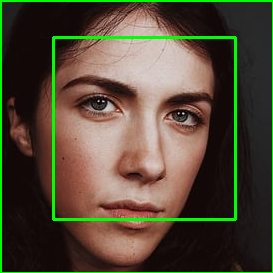
#> input picture f_01.png, 273 x 273 px, given in place of video.mp4, which was not available
$ jupyter execute --allow-errors 'Module-2-Make Pipeline Model.ipynb'   (shell and % lines are left out)
#> lines starting #> are read from the running program, lines starting #| are printed output that depends on the picture; after the words box and inside, x2 and y2 are one past the last pixel; in counts of white or black regions, pixels touching at a corner belong together; pictures that were not available may be replaced by others from this repository, and a replacement may not be noted
#> further down, frame is the input picture: shape (273, 273, 3); mean B, G, R 54.2, 73.3, 82.4
[cell 1]
import numpy as np
import pandas as pd
import matplotlib.pyplot as plt
import sklearn
import pickle
import cv2

[cell 2]
# load all the models
haar = cv2.CascadeClassifier('./data/haarcascade_frontalface_default.xml')
# pickle files
#> (the rest of this cell did not finish here and is left out)

[cell 3]
gender_pre = ['Male','Female']
font = cv2.FONT_HERSHEY_SIMPLEX

[cell 4]
# test data
test_data_path = './data/male_000281.jpg'
color = 'bgr'
# step=1: read image
img = cv2.imread(test_data_path)
def pipeline_model(img,color='rgb'):
#> called with color = 'bgr'
    if color =='bgr':
        gray = cv2.cvtColor(img,cv2.COLOR_BGR2GRAY)
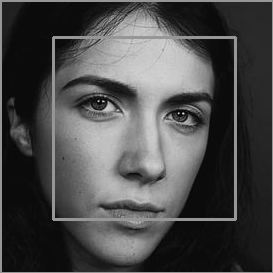
#> gray: shape (273, 273); min 1, max 222, mean 73.9
    else:
        gray = cv2.cvtColor(img,cv2.COLOR_RGB2GRAY)
    faces = haar.detectMultiScale(gray,1.5,3)
#> faces = [[54, 36, 182, 182]]
    for x,y,w,h in faces:
        cv2.rectangle(img,(x,y),(x+w,y+h),(0,255,0),2)
        roi = gray[y:y+h,x:x+w]
        roi = roi / 255.0
        if roi.shape[1] > 100:
            roi_resize = cv2.resize(roi,(100,100),cv2.INTER_AREA)
        else:
            roi_resize = cv2.resize(roi,(100,100),cv2.INTER_CUBIC)
        roi_reshape = roi_resize.reshape(1,10000)
        roi_mean = roi_reshape - mean
        eigen_image = model_pca.transform(roi_mean)
        results = model_svm.predict_proba(eigen_image)[0]
        predict = results.argmax()
        score = results[predict]
        text = "%s : %0.2f"%(gender_pre[predict],score)
        cv2.putText(img,text,(x,y),font,1,(0,255,0),2)
#> this loop made 1 pass
#> pass 1, in pipeline_model, `roi = gray[y:y+h,x:x+w]`:
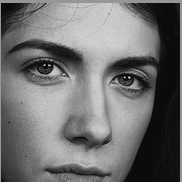
#> roi: shape (182, 182); min 1, max 222, mean 112.3
#> pass 1, in pipeline_model, `roi_resize = cv2.resize(roi,(100,100),cv2.INTER_AREA)`:
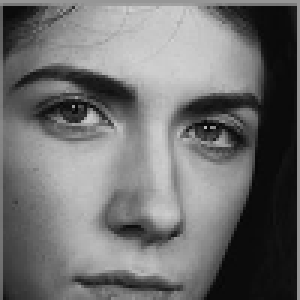
#> roi_resize: shape (100, 100) float64 (shown 3 times larger); min 0.0209, max 0.824, mean 0.44
#> after the loop:
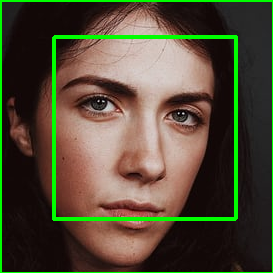
#> img: shape (273, 273, 3); 0.97% of pixels changed, all inside (x1, y1, x2, y2) = (54, 35, 238, 219)
    return img

[cell 5]
from PIL import Image

[cell 6]
test_data_path = './data/male_000281.jpg'
color = 'bgr'
# step-1: read image
#> (the rest of this cell did not finish here and is left out)

[cell 7]
cap = cv2.VideoCapture('./data/video.mp4')
#> (the rest of this cell did not finish here and is left out)
